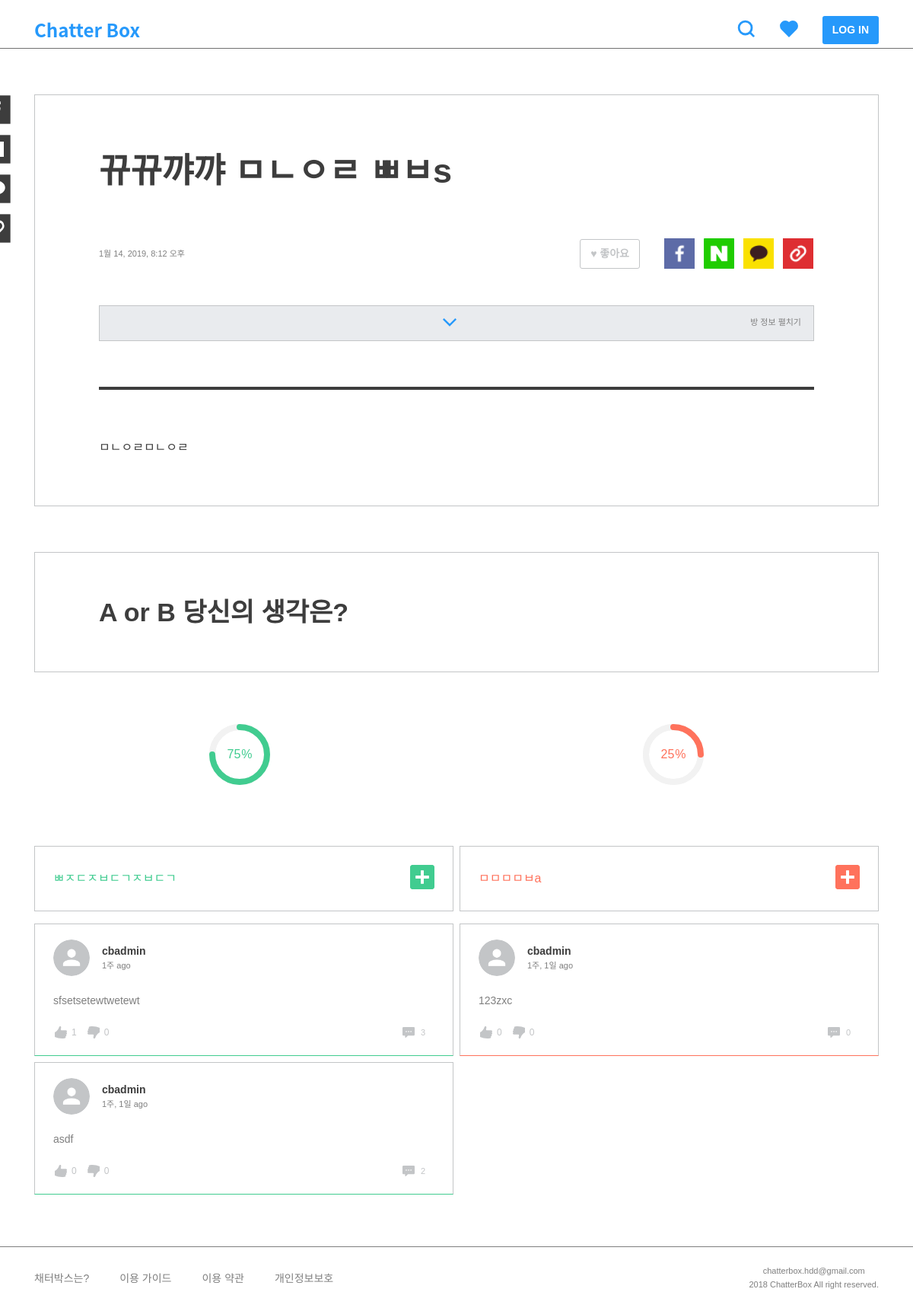
Screenshot of /post/3/ with the database file from the repository.
### post/models.py (models this page shows, shortened)
class TimeStampedModel(models.Model):
    created_at = models.DateTimeField(auto_now_add=True, null=True)
    updated_at = models.DateTimeField(auto_now=True, null=True)
    class Meta():
        abstract = True

class Post(TimeStampedModel):
    author = models.ForeignKey(settings.AUTH_USER_MODEL)
    category = models.ForeignKey('Category')
    title = models.CharField(max_length=160, null=True)
    background = models.TextField()
    background_image1 = models.ImageField(
        upload_to='post', blank=True, null=True)
    background_image2 = models.ImageField(
        upload_to='post', blank=True, null=True)
    background_image3 = models.ImageField(
        upload_to='post', blank=True, null=True)
    background_image4 = models.ImageField(
        upload_to='post', blank=True, null=True)
    background_image5 = models.ImageField(
        upload_to='post', blank=True, null=True)
    tag = TagField()
    view_count = models.PositiveSmallIntegerField(default=0)
    share_count = models.PositiveSmallIntegerField(default=0)
    pro_title = models.CharField(max_length=160, null=True)
    con_title = models.CharField(max_length=160, null=True)
    @property
    def pro_count(self):
        pro_sum = self.comment_set.filter(type=True).count()
        pro_comments = self.comment_set.filter(type=True)
        for comment in pro_comments:
            pro_sum = pro_sum + comment.count_comment_likes
        return pro_sum
    @property
    def con_count(self):
        con_sum = self.comment_set.filter(type=False).count()
        con_comments = self.comment_set.filter(type=False)
        for comment in con_comments:
            con_sum = con_sum + comment.count_comment_likes
        return con_sum
    @property
    def all_count(self):
        return self.pro_count + self.con_count
    @property
    def pro_percent(self):
        if not self.all_count == 0:
            result = self.pro_count / self.all_count
        else:
            result = 0
        return result
    @property
    def con_percent(self):
        if not self.all_count == 0:
            result = self.con_count / self.all_count
        else:
            result = 0
        return result
    class Meta:
        ordering = ['-created_at']

### comment/models.py (models this page shows, shortened)
class TimeStampedModel(models.Model):
    created_at = models.DateTimeField(auto_now_add=True, null=True)
    updated_at = models.DateTimeField(auto_now=True, null=True)
    class Meta():
        abstract = True

class Comment(TimeStampedModel):
    post = models.ForeignKey(post_models.Post)
    author = models.ForeignKey(settings.AUTH_USER_MODEL)
    content = models.TextField()
    type = models.BooleanField(default=True)
    @property
    def count_comment_likes(self):
        return self.like_comments.all().count()
    @property
    def natural_time(self):
        return naturaltime(self.created_at)

### member/models.py (models this page shows)
class User(AbstractUser):
    GENDER_MALE = 'm'
    GENDER_FEMALE = 'f'
    GENDER_OTHER = 'o'
    CHOICES_GENDER = (
        (GENDER_MALE, '남성'),
        (GENDER_FEMALE, '여성'),
        (GENDER_OTHER, '기타'),
    )
    profile_image = models.ImageField(default='default/user.png', null=True, upload_to='user')
    bio = models.CharField(max_length=160, null=True)
    gender = models.CharField(max_length=1, choices=CHOICES_GENDER)
    like_posts = models.ManyToManyField('post.Post', blank=True, related_name='like_users')
    like_comments = models.ManyToManyField('comment.Comment', blank=True, related_name='like_comments')
    hate_comments = models.ManyToManyField('comment.Comment', blank=True, related_name='hate_comments')
    objects = UserManager()
    def __str__(self):
        return self.username

### post/views.py (the view)
# urls.py: url(r'^(?P<post_pk>\d+)/$', views.post_detail, name='post_detail'),
def post_detail(request, post_pk):
    post = get_object_or_404(Post, pk=post_pk)
    procomments = comment_models.Comment.objects.filter(
        post=post, type=True).order_by('-created_at')
    concomments = comment_models.Comment.objects.filter(
        post=post, type=False).order_by('-created_at')
    if request.user.is_authenticated():
        procomments_mine = procomments.filter(
            author=request.user).order_by('-created_at')
        procomments_exclude = procomments.exclude(
            author=request.user).order_by('-created_at')
        concomments_mine = concomments.filter(
            author=request.user).order_by('-created_at')
        concomments_exclude = concomments.exclude(
            author=request.user).order_by('-created_at')
    else:
        procomments_mine = None
        procomments_exclude = procomments
        concomments_mine = None
        concomments_exclude = concomments
    comment_form = comment_forms.CommentForm()
    comment_on_comment_form = comment_forms.CommentOnCommentForm()
    report_comment_form = comment_forms.ReportCommentForm()
    post.view_count = post.view_count + 1
    post.save()
    context = {
        'post': post,
        'procomments_mine': procomments_mine,
        'procomments_exclude': procomments_exclude,
        'concomments_mine': concomments_mine,
        'concomments_exclude': concomments_exclude,
        'comment_form': comment_form,
        'comment_on_comment_form': comment_on_comment_form,
        'report_comment_form': report_comment_form,
    }
    return render(request, 'post/post_detail.html', context)

### comment/models.py (called while the page is built)
    @property
    def natural_time(self):
        return naturaltime(self.created_at)

### post/templatetags/post_extras.py (called while the page is built)
@register.filter
def split_tags(value):
    tags = []
    split_comma = value.split(',')
    for tag in split_comma:
        split_space = tag.split(" ")
        for tag in split_space:
            if tag:
                tags.append(tag)
    return tags

### templates/post/post_detail.html (shortened to what this page needs)
{% extends 'base.html' %}
{% load static %}
{% load post_extras %}
{% block customCSS %}
<link rel="stylesheet" href="{% static 'css/post/post_detail.css' %}">
{% endblock %}
{% block content %}
<div class="fixed-share web-block">{% include 'include/share.html' %}</div>
<div class="post-body m60">
    <h2>{{ post.title }}</h2>
    <div class="detail-header">
        <span>{{ post.updated_at }}</span>
        <div class="btn-wrap">
            <form action="{% url 'post:post_like_toggle' post_pk=post.pk %}" method="POST">
                {% if post in user.like_posts.all %}
                <button class="btn btn-fill">♥ 좋아요</button>
                {% else %}
                <button class="btn btn-line">♥ 좋아요</button>
                {% endif %}
            </form>
            <div class="share-sns">
                <a href="javascript:shareFacebook()">
                    <img src="{% static '/img/facebook.png' %}" />
                </a>
                <a href="javascript:shareNaver()">
                    <img src="{% static '/img/naver.png' %}" />
                </a>
                <a href="javascript:shareKatalk()">
                    <img src="{% static '/img/kakao.png' %}" />
                </a>
                <a href="javascript:shareLink()">
                    <img src="{% static '/img/clip.png' %}" />
                </a>
            </div>
        </div>
    </div>
    <button class="btn btn-full info-btn collapsed" data-toggle="collapse" data-target="#info-toggle">
        <img src="{% static '/img/icons/down.png' %}" />
        <span>방 정보 펼치기</span>
    </button>
    <hr class="detail-hr m60">
    <div class="detail-body">
        <span class="post-background">{{ post.background|safe|linebreaks }}</span>
    </div>
</div>
<div class="opinion m60">
    <h2>A or B 당신의 생각은?</h2>
</div>
<div class="percent-wrap row p-0">
    <div class="chart">
        <div class="percentage pro-chart" data-percent="{% widthratio post.pro_percent 1 100 %}">
            <span class="pro-title">{% widthratio post.con_percent 1 100 %}</span><sup class="pro-title">%</sup>
        </div>
    </div>
    <div class="chart">
        <div class="percentage con-chart" data-percent="{% widthratio post.con_percent 1 100 %}">
            <span class="con-title">{% widthratio post.con_percent 1 100 %}</span><sup class="con-title">%</sup>
        </div>
    </div>
</div>
{% include 'comment/comment_list.html' %}
{% endblock %}

### templates/comment/comment_list.html (shortened to what this page needs)
{% load static %}
{% block customCSS %}
<link rel="stylesheet" href="{% static 'css/comment/comment.css' %}">
<link rel="stylesheet" href="{% static 'css/comment/comment_action.css' %}">
{% endblock %}
<div class="row comment_title p-0">
    <div class="col-6 pro-title">
        <h5>{{ post.pro_title }}</h5>
        <a data-toggle="collapse" href="#pro-form">
            <img class="add-pro {% if not user.is_authenticated %}plzLogin{% endif %}" src="{% static '/img/icons/add-pro.svg' %}" />
        </a>
    </div>
    <div class="col-6 con-title">
        <h5>{{ post.con_title }}</h5>
        <a data-toggle="collapse" href="#con-form">
            <img class="add-con {% if not user.is_authenticated %}plzLogin{% endif %}" src="{% static '/img/icons/add-con.svg' %}" />
        </a>
    </div>
</div>
<div class="row comment-wrap p-0">
    <div class="pro-comments col-6 p-0">
        <div class="comment-list pro-list">
            <ul class="etc">
                {% for comment in procomments_exclude.all %}
                <li class="comment">{% include 'include/comment.html' %}</li>
                {% endfor %}
            </ul>
        </div>
    </div>
    <div class="con-comments col-6 p-0">
        <div class="comment-list con-list">
            <ul class="etc">
                {% for comment in concomments_exclude.all %}
                <li class="comment">{% include 'include/comment.html' %}</li>
                {% endfor %}
            </ul>
        </div>
    </div>
</div>
{% include 'include/toast.html' %}
{% include 'include/modal.html' with modal_id='reportModal' modal_title='신고하기' modal_btn='신고하기' %}

### templates/include/comment.html (shortened to what this page needs)
{% load static %}
<div class="comment-header">
    <div class="header-left">
        <img src="{{ comment.author.profile_image.url }}" />
        <h6>{{ comment.author }}<br><span>{{ comment.natural_time }}</span></h6>
    </div>
</div>
<h6 id="content-{{ comment.pk }}" class="comment-content">{{ comment.content|linebreaks }}</h6>
<div class="comment-footer">
    <div class="btn-wrap">
        <div class="like-hate">
            <button class="comment-like" name="{{ comment.pk }}">
                {% if comment in user.like_comments.all %}
                <img src="{% static '/img/icons/like-hate-fill.png' %}" />
                <p class="count active"> {{ comment.like_comments.count }}</p>
                {% else %}
                <img src="{% static '/img/icons/like-hate-empty.png' %}" />
                <p class="count"> {{ comment.like_comments.count }}</p>
                {% endif %}
            </button>
        </div>
        <div class="like-hate">
            <button class="comment-hate" name="{{ comment.pk }}">
                {% if comment in user.hate_comments.all %}
                <img class="hate" src="{% static '/img/icons/like-hate-fill.png' %}" />
                <p class="count active">{{ comment.hate_comments.count }}</p>
                {% else %}
                <img class="hate" src="{% static '/img/icons/like-hate-empty.png' %}" />
                <p class="count">{{ comment.hate_comments.count }}</p>
                {% endif %}
            </button>
        </div>
    </div>
    <div class="btn-wrap">
        <button data-toggle="collapse" data-target="#action-{{ comment.pk }}">
            <img src="{% static '/img/icons/comment.png' %}" style="margin-right: 4px;" />
            <span class="count">{{ comment.comment_on_comment.count }}</span>
        </button>
    </div>
</div>

### static/css/style.css (style rules this page uses)
html, body, div, span, applet, object, iframe, h1, h2, h3, h4, h5, h6, p, blockquote, pre, a, abbr, acronym, address, big, cite, code, del, dfn, em, img, ins, kbd, q, s, samp, small, strike, strong, sub, sup, tt, var, b, u, i, center, dl, dt, dd, ol, ul, li, fieldset, form, label, legend, table, caption, tbody, tfoot, thead, tr, th, td, article, aside, canvas, details, embed, figure, figcaption, footer, header, hgroup, menu, nav, output, ruby, section, summary, time, mark, audio, video { margin: 0; padding: 0; border: 0; font-size: 100%; font: inherit; vertical-align: baseline; }
body { display: flex; min-height: 100vh; flex-direction: column; font-family: "Noto Sans KR", sans-serif; }
ol, ul { list-style: none; }
button { all: unset; cursor: pointer; }
a { all: unset; text-decoration: none !important; cursor: pointer; }
.web-block { display: block !important; }
h2 { font-size: 45px; line-height: 80px; font-weight: 700; color: #3d3d3d; }
h5 { font-size: 16px; line-height: 24px; font-weight: 500; color: #3d3d3d; }
h6 { font-size: 14px; line-height: 24px; font-weight: 400; color: #3d3d3d; }
p { font-size: 12px; line-height: 20px; font-weight: 400; color: #7f7f7f; }
span { font-size: 11px; line-height: 18px; font-weight: 400; color: #7f7f7f; }
.btn { padding: 8px 13px; border: 0; border-radius: 3px; font-size: 14px; font-weight: 700; word-break: keep-all; }
.btn-full { padding: 12px 0; width: 100%; border-radius: 0; }
.btn-line { color: #2699FB !important; background-color: #fff; border: 1px solid #2699FB; }
.m60 { margin-top: 60px; margin-bottom: 60px; }

### static/css/post/post_detail.css (style rules this page uses)
.post-body { padding: 60px 84px; border: 1px solid #C3C5C7; }
.post-body .detail-header { display: flex; justify-content: space-between; align-items: center; padding: 48px 0; }
.post-body .detail-header .btn-wrap { display: flex; flex-direction: row; align-items: center; }
.post-body .detail-header .btn-wrap .btn { margin-right: 20px; }
.post-body .detail-header .btn-wrap .btn-line { border-color: #C3C5C7; color: #C3C5C7 !important; }
.post-body .info-btn { width: calc(100% - 2px); background-color: #E9EBEE; border: 1px solid #C3C5C7; }
.post-body .info-btn img { margin-left: 54px; }
.post-body .collapsed img { margin-left: 64px; }
.post-body .info-btn span { float: right; margin-right: 16px; }
.post-body .detail-hr { border: 2px solid #3d3d3d; }
.post-body .detail-body .post-background p { font-size: 16px; line-height: 32px; font-weight: 400; color: #3d3d3d; }
.opinion { padding: 48px 84px; border: 1px solid #C3C5C7; }
.opinion h2 { font-size: 34px; line-height: 60px; }
.comment_title { margin: 8px 0; }
.comment_title .col-6 { display: flex; justify-content: space-between; align-items: center; padding: 24px; max-width: calc(50% - 4px); border: 1px solid #C3C5C7; }
.comment_title .col-6 img { width: 32px; height: 32px; cursor: pointer; }
.comment_title .pro-title { margin-right: 4px; }
.comment_title .con-title { margin-left: 4px; }
.comment_title .pro-title h5 { color: #41CC90; }
.comment_title .con-title h5 { color: #FF725C; }
.percent-wrap { display: flex; justify-content: center; align-items: center; margin-bottom: 48px; }
.percent-wrap .pro-title { color: #41cc90; }
.percent-wrap .con-title { color: #FF725C; }
.percent-wrap .chart { width: 50%; text-align: center; }
.percent-wrap .easyPieChart { position: relative; margin: 8px auto 32px; text-align: center; }
.percent-wrap .easyPieChart span { font-size: 16px; }
.percent-wrap .easyPieChart sup { top: 0; margin-left: 1px; }

### static/css/include/share.css (style rules this page uses)
.share-sns { display: flex; flex-direction: row; align-items: center; }
.share-sns a { display: block; width: 40px; height: 40px; margin-left: 12px; }
.share-sns img { width: 100%; }
.fixed-share { position: fixed; top: 124px; left: calc(50% - 625px); }

### rows the page displays
Post: title "뀨뀨꺄꺄 ㅁㄴㅇㄹ ㅃㅂs", updated_at "1월 14, 2019, 8:12 오후", background "ㅁㄴㅇㄹㅁㄴㅇㄹ", pro_title "ㅃㅈㄷㅈㅂㄷㄱㅈㅂㄷㄱ", con_title "ㅁㅁㅁㅁㅂa"
Comment: author.profile_image (placeholder picture), author "cbadmin", natural_time "1주 ago", content "sfsetsetewtwetewt", like_comments.count "1", hate_comments.count "0", comment_on_comment.count "3"
Comment: author.profile_image (placeholder picture), author "cbadmin", natural_time "1주, 1일 ago", content "asdf", like_comments.count "0", hate_comments.count "0", comment_on_comment.count "2"
Comment: author.profile_image (placeholder picture), author "cbadmin", natural_time "1주, 1일 ago", content "123zxc", like_comments.count "0", hate_comments.count "0", comment_on_comment.count "0"
